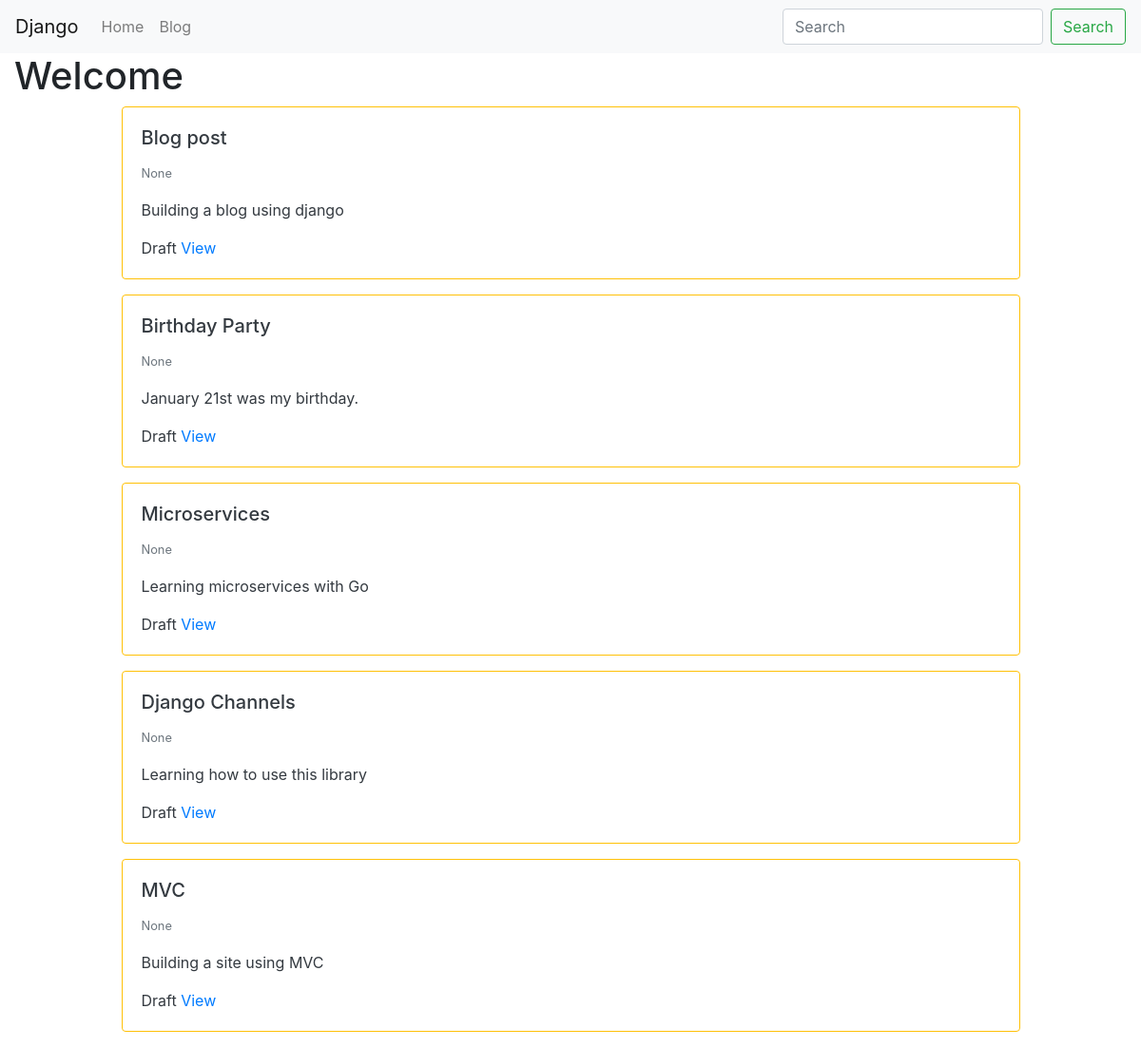
Before: / with the older database file.
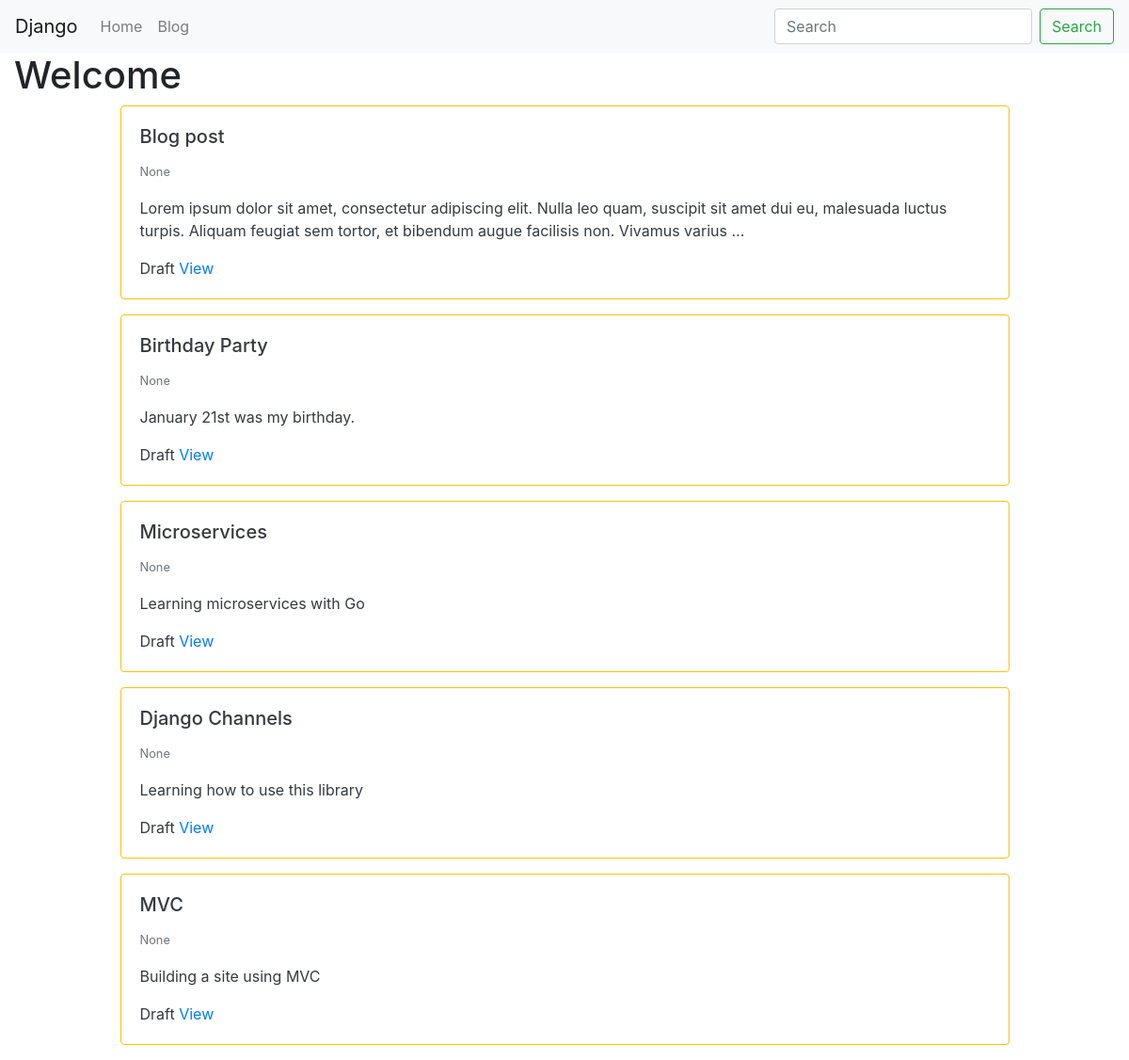
After: the same page with the newer database file.
### blog/models.py (models this page shows, shortened)
class BlogPost(models.Model):
    user = models.ForeignKey(
        User, default=1, null=True, on_delete=models.SET_NULL
    )
    title = models.CharField(max_length=120)
    slug = models.SlugField(unique=True)
    content = models.TextField(null=True, blank=True)
    publish_date = models.DateTimeField(auto_now=False,auto_now_add=False,null=True,blank=True)
    timestamp = models.DateTimeField(auto_now_add=True)
    updated = models.DateTimeField(auto_now=True)
    objects = BlogPostManager()
    class Meta:
        ordering = ['-publish_date', '-updated', '-timestamp']
    def get_absolute_url(self):
        return f"/blog/{self.slug}"

### try_django/views.py (the view)
# urls.py: path("", home_page),
def home_page(request):
    my_title = "Hello Marline"
    qs = BlogPost.objects.all()[:5]
    context = {"title": "Welcome", "blog_list": qs}
    return render(request, "home.html", context)

### blog/models.py (called while the page is built)
    def get_queryset(self):
        return BlogPostQuerySet(self.model,using=self._db)

### templates/home.html
{% extends "base.html" %}
{% block content %}
<h1>{{ title }}</h1>
{% for a in blog_list %}
{% include 'blog/list-inline.html' with blog_post=a truncate=True detail=False %}
{% endfor %}
{% endblock %}

### templates/base.html (shortened to what this page needs)
<!doctype html>
<html lang="en">
<head>
    <link rel="stylesheet" href="https://stackpath.bootstrapcdn.com/bootstrap/4.4.1/css/bootstrap.min.css"
>
</head>
<body>
    {% include "navbar.html" %}
    <div class="container-fluid">
        {% block content %}
        {% endblock %}
    </div>
</body>
</html>

### templates/navbar.html (shortened to what this page needs)
<nav class="navbar navbar-expand-lg navbar-light bg-light">
    <a class="navbar-brand" href="/">Django</a>
    <div class="collapse navbar-collapse" id="navbarSupportedContent">
        <ul class="navbar-nav mr-auto">
            <li class="nav-item">
                <a class="nav-link" href="/">Home <span class="sr-only">(current)</span></a>
            </li>
            <li class="nav-item">
                <a class="nav-link" href="/blog/">Blog</a>
            </li>
        </ul>
        <form class="form-inline my-2 my-lg-0">
            <input class="form-control mr-sm-2" type="search" placeholder="Search" aria-label="Search">
            <button class="btn btn-outline-success my-2 my-sm-0" type="submit">Search</button>
        </form>
    </div>
</nav>

### blog/templates/blog/list-inline.html
<div class="col-12 col-md-10 mb-3 mx-auto">
    <div class="card {% if not blog_post.publish_date %}border border-warning text-dark {% endif%}">
        <div class="card-body">
            <h5 class="card-title">{{blog_post.title}}</h5>
            <p class="card-text">
                <small class="text-muted">{{blog_post.publish_date}}</small>
                {% if truncate %}
                {{ blog_post.content|linebreaks|truncatewords:30 }}
                {% else %}
                {{ blog_post.content|linebreaks }}
                {% endif %}
            </p>
            {% if not detail %}
            {% if not blog_post.publish_date %} Draft {% endif%}
            <a href="{{blog_post.get_absolute_url}}">View</a>
            {% endif%}
        </div>
    </div>
</div>

Changed rows visible on the page:
changed BlogPost "Blog post": content "Building a blog using django" → "Lorem ipsum dolor sit amet, consectetur adipiscing elit. Nulla leo quam, suscipit sit amet dui eu, malesuada luctus turpis. Aliquam feugiat sem tortor, et bibendum augue facilisis non. Vivamus varius …"
